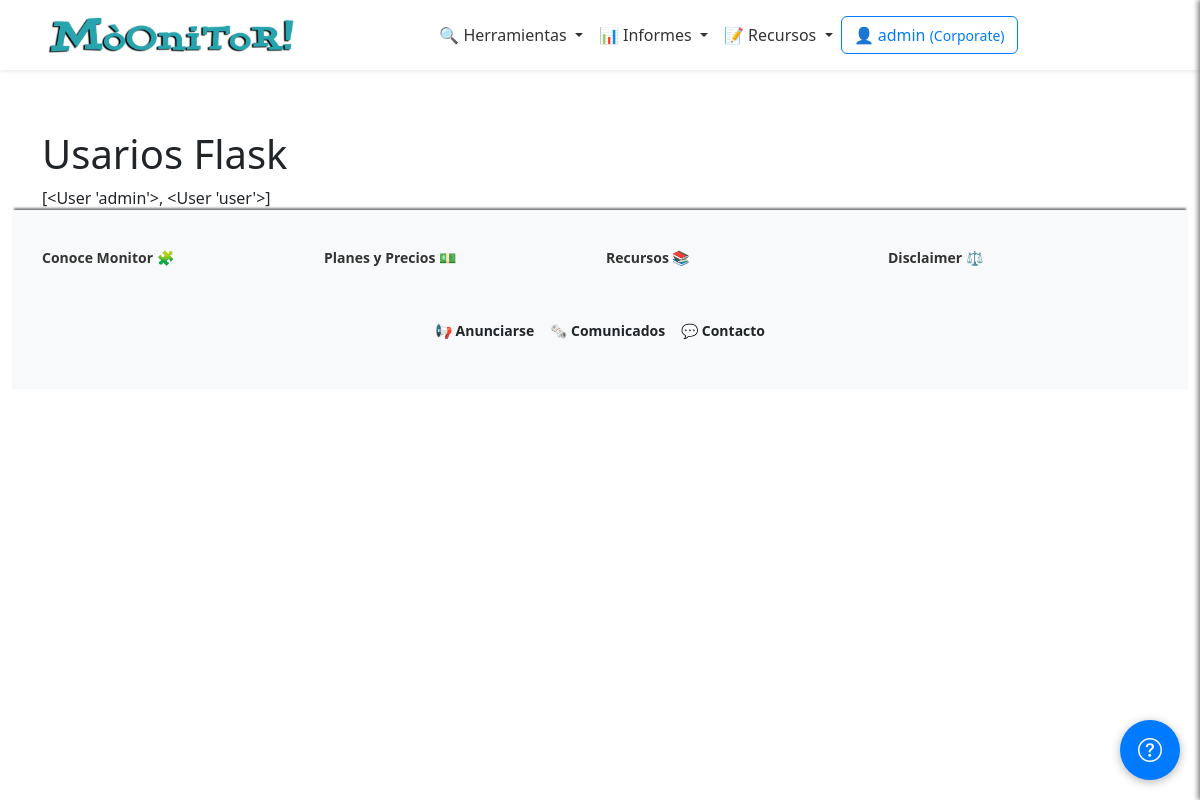
The app's page /admin/usuarios (signed in), older data.
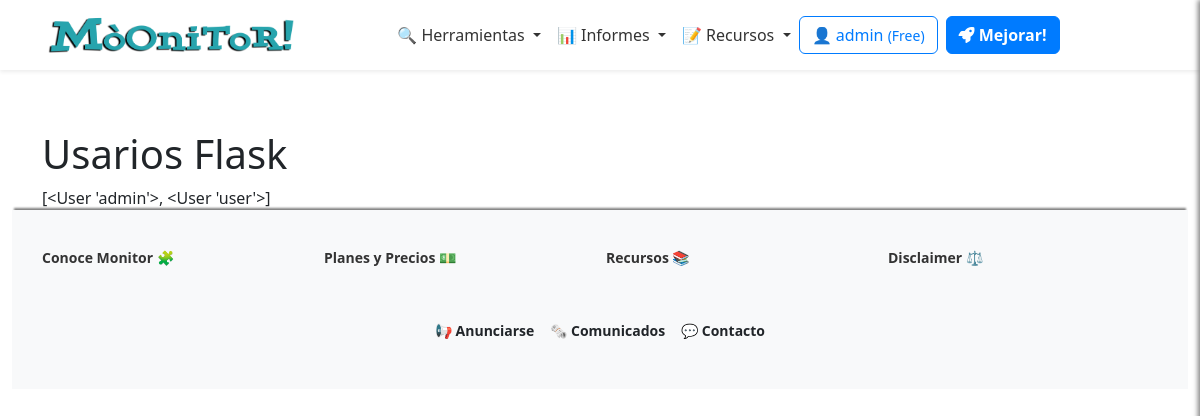
The same page, newer data.
### app/models/user_model.py (models this page shows, shortened)
class Users(UserMixin, db.Model):
    __tablename__ = 'Users'
    id = db.Column(db.Integer, primary_key=True)
    username = db.Column(db.String(80), unique=True, nullable=False)
    email = db.Column(db.String(120), unique=True, nullable=False)
    password_hash = db.Column(db.String(255), nullable=False)
    token = db.Column(db.String(255), index=True, unique=True)
    active = db.Column(db.Boolean, default=False)
    registered_on = db.Column(db.DateTime, nullable=False, default=datetime.datetime.utcnow)
    config = db.Column(JSONType)
    role = db.Column(db.String(20), nullable=False, default='usuario')
    subscription_plan = db.Column(Enum('Free', 'Pro', 'Corporate', name='subscription_plans'), default='Free')
    subscription_currency = db.Column(db.String(3), default='USD')  # ISO currency codes (e.g., USD, EUR)
    subscription_expiration = db.Column(db.DateTime, nullable=True)
    subscription_frequency = db.Column(Enum('Monthly', 'Annually', name='subscription_frequency'), default='Monthly')
    primary_payment = db.Column(JSONType, nullable=True)  # IBAN, SWIFT, etc.
    secondary_payment = db.Column(JSONType, nullable=True)
    transactions = db.relationship('Transaction', backref='user', lazy=True)
    def __repr__(self):
        return '<User %r>' % self.username

### app/views/user_views.py (the view)
@app.route('/admin/usuarios')
@login_required
def usuarios():
    breadcrumbs = [
    {'url': '/admin', 'text': 'Admin'},
    {'url': '/admin/usuarios', 'text': 'Listado usuarios'}
    ]
    users = Users.query.all()
    log_event('ADMIN', 'Lista de usuarios.')
    return render_template('user/usuarios.html', users=users, breadcrumbs=breadcrumbs)

### app/__init__.py (called while the page is built)
@app.context_processor
def inject_sidebar_info():
    return dict(is_admin=current_user.is_authenticated and current_user.role == 'admin')

@app.context_processor
def inject_breadcrumb():
    breadcrumbs = [
        {'url': '/', 'text': 'Inicio'},
        {'url': '/profile', 'text': 'Opcion 1'},
        {'url': '/profile/edit', 'text': 'Sub opcion 1'}
    ]
    return {'breadcrumbs': breadcrumbs}

@app.context_processor
def inject_grouped_tools():
    grouped_tools = {}
    for category, tools_in_category in groupby(sorted(tools, key=itemgetter('category')), key=itemgetter('category')):
        subcategories = {}
        for subcategory, tools_in_subcategory in groupby(sorted(tools_in_category, key=itemgetter('subcategory')), key=itemgetter('subcategory')):
            subcategories[subcategory] = list(tools_in_subcategory)
        grouped_tools[category] = subcategories
    return dict(grouped_tools=grouped_tools)

@login_manager.user_loader
def load_user(user_id):
    return Users.query.get(int(user_id))

### app/templates/user/usuarios.html (shortened to what this page needs)
{% extends "base.html" %}
{% block content %}
    <h1>Usarios Flask</h1>
    {{ users }}
{% endblock %}

### app/templates/inc/navbar.html (shortened to what this page needs)
<nav class="navbar navbar-expand-lg navbar-light bg-white shadow-sm">
  <div class="container">
    <a class="navbar-brand mx-auto" href="{{ url_for('index') }}">
      <img src="{{ url_for('static', filename='logo.png') }}" alt="Logo" height="50"
        class="d-inline-block align-text-top">
    </a>
    <div class="collapse navbar-collapse justify-content-center" id="navbarNav">
      <ul class="navbar-nav align-items-center">
        <li class="nav-item dropdown">
          <a class="nav-link dropdown-toggle" href="#" id="domainDnsDropdown" role="button" data-bs-toggle="dropdown"
            aria-expanded="false">
            🔍 Herramientas
          </a>
        </li>
        <li class="nav-item dropdown">
          <a class="nav-link dropdown-toggle" href="#" id="domainDnsDropdown" role="button" data-bs-toggle="dropdown"
            aria-expanded="false">
            📊 Informes
          </a>
        </li>
        <li class="nav-item dropdown">
          <a class="nav-link dropdown-toggle" href="#" id="domainDnsDropdown" role="button" data-bs-toggle="dropdown"
            aria-expanded="false">
            📝 Recursos
          </a>
        </li>
      </ul>
    <div class="d-flex flex-column flex-sm-row align-items-center justify-content-center ms-0 mb-3 mt-3">
      {% if current_user.is_authenticated %}
          <a href="/dashboard" class="btn btn-outline-primary mb-2 mb-sm-0 me-sm-2">
              <span class="item-responsive">👤 {{ current_user.username }}
                  <small>({{ current_user.subscription_plan }})</small>
              </span>
          </a>
          {% if current_user.subscription_plan == "Free" %}
              <a class="btn btn-primary mb-2 mb-sm-0 me-sm-2 text-decoration-none fw-semibold" href="{{ url_for('edit_subscription') }}">
                  <i class="fa-solid fa-rocket"></i> Mejorar!
              </a>
          {% elif current_user.subscription_plan == "Pro" %}
              <a class="btn btn-primary mb-2 mb-sm-0 me-sm-2 text-decoration-none fw-semibold" href="{{ url_for('edit_subscription') }}">
                  <i class="fa-solid fa-crown"></i> Probar Corporate!
              </a>
          {% endif %}
      {% endif %}
  </div>
    </div>
  </div>
</nav>

Row changes from the older to the newer data that the page shows:
changed Users "admin": subscription_plan "Corporate" → "Free"
Text that changed along with them:
text now shown: "Mejorar!"
